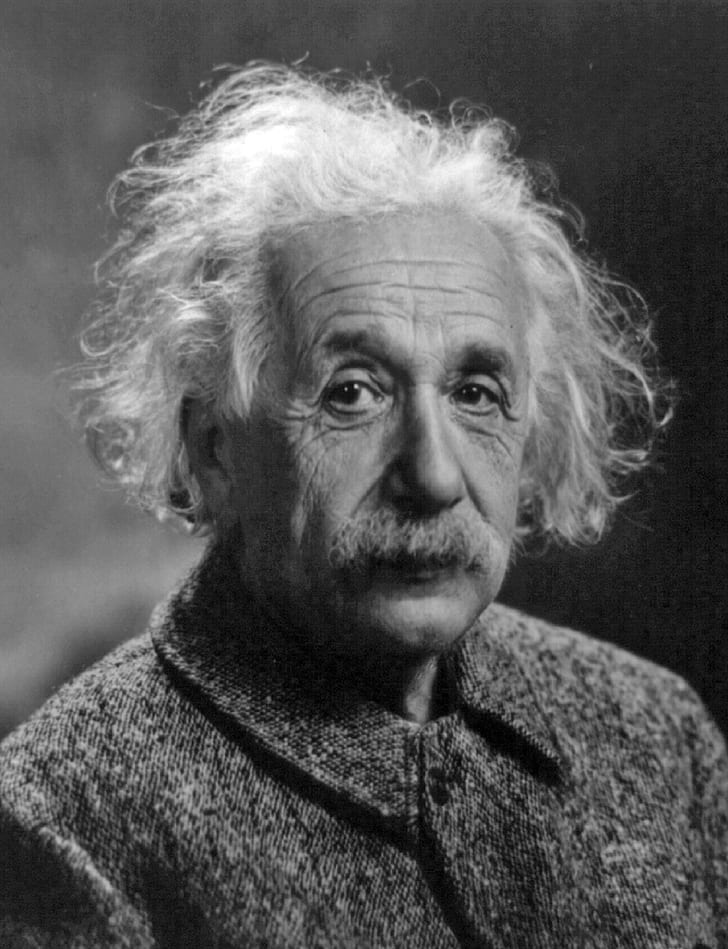
#> input picture 01_Introduction to images/albert-einstein_gray.jpg, 728 x 949 px
$ jupyter execute --allow-errors FundamentalsOfCV.ipynb
#> lines starting #> are read from the running program, lines starting #| are printed output that depends on the picture; after the words box and inside, x2 and y2 are one past the last pixel; in counts of white or black regions, pixels touching at a corner belong together
[cell 1]
import numpy as np
import matplotlib.pyplot as plt

[cell 2]
im = np.arange(256)
im = im[np.newaxis,:]
im = np.repeat(im,100,axis=0)
plt.imshow(im,cmap='gray')

# Processing Grayscale images

[cell 3]
im = plt.imread(r'albert-einstein_gray.jpg')
#> im is the input picture: shape (949, 728); min 0, max 255, mean 89.4

[cell 4]
type(im)

[cell 5]
im.shape
#> Out = (949, 728)

[cell 6]
im.dtype

[cell 7]
plt.imshow(im,cmap='gray')

[cell 8]
im

[cell 9]
im[23,300]
#> Out = 70

#> (a cell that did not finish here is left out)

#> (a cell that did not finish here is left out)

[cell 12]
im2 = im.copy()

[cell 13]
im2[23,100] = 200
#> im2: shape (949, 728); under 0.01% of pixels changed, all inside (x1, y1, x2, y2) = (100, 23, 101, 24)

[cell 14]
im2[23:100,40:100] = 255

[cell 15]
plt.imshow(im2,cmap='gray')

[cell 16]
im2[300:400,40:100] = 0

[cell 17]
plt.imshow(im2,cmap='gray')

[cell 18]
# Quiz Solution
im = plt.imread(r'albert-einstein_gray.jpg')
im3 = im.copy()

im3[330:430,300:400] = 255 #for left eye
im3[330:430,440:540] = 255 #for right eye

plt.imshow(im3, cmap='gray')

[cell 19]
plt.imsave(r'albert-einstein_gray_modified.jpg',im2,cmap='gray')

[cell 20]
# pip install opencv-contrib-python

# Grayscale Images in OpenCV

[cell 21]
import cv2

[cell 22]
img = cv2.imread(r'albert-einstein_gray.jpg',cv2.IMREAD_GRAYSCALE)

[cell 23]
type(img)

[cell 24]
img.dtype

[cell 25]
img.shape
#> Out = (949, 728)

[cell 26]
img[23,100] = 200

[cell 27]
plt.imshow(img,cmap='gray')

[cell 28]
cv2.imshow('Gray',img)
cv2.waitKey(0)
cv2.destroyAllWindows()

[cell 29]
img[500:700,500:600] = 255
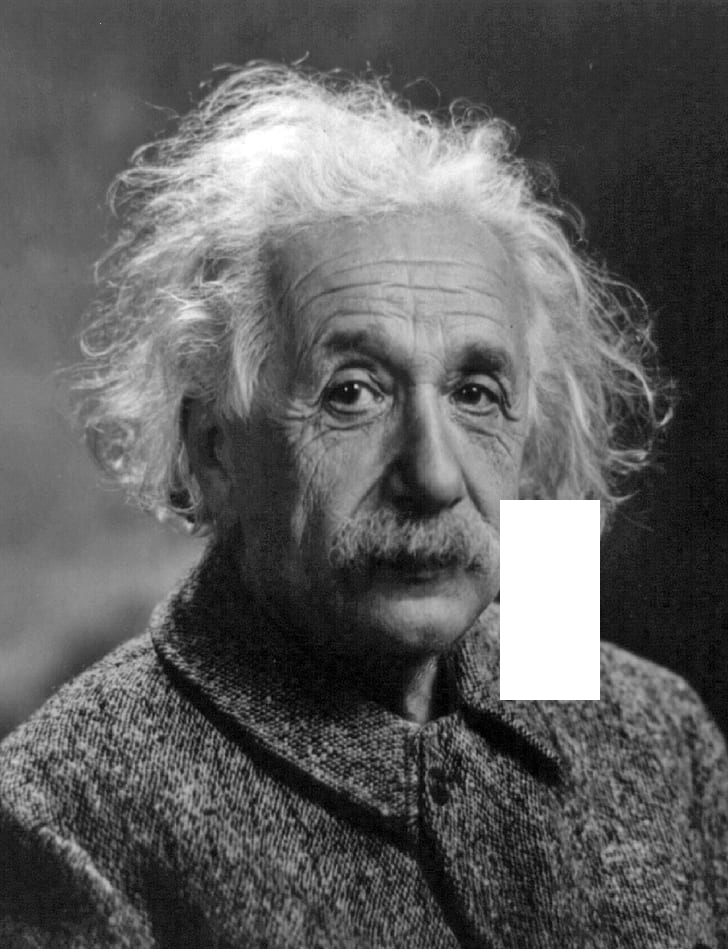
#> img: shape (949, 728); min 0, max 255, mean 94.4

[cell 30]
cv2.imshow('Gray',img)
cv2.waitKey(0)
cv2.destroyAllWindows()

[cell 31]
cv2.imwrite(r'C:\Users\DeLL\Desktop\ML\CV\images\albert-einstein_gray_opencv.jpg',img)
#> Out = True

# RGB Images

[cell 32]
cim = plt.imread(r'tulips.jpg')
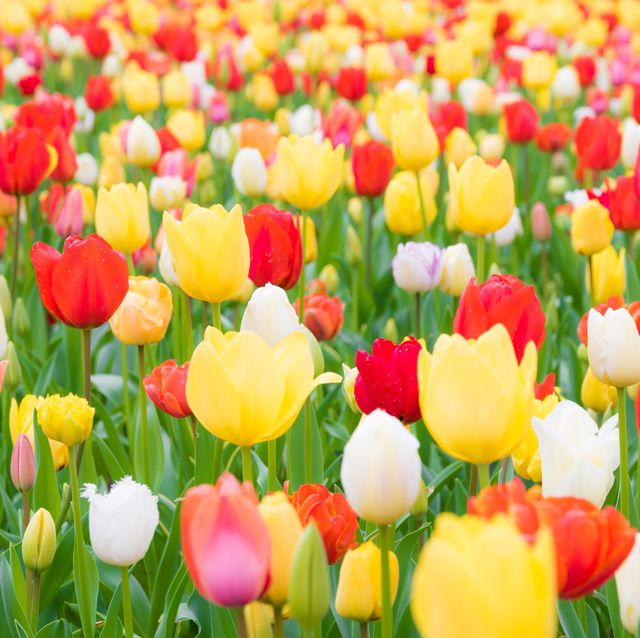
#> input picture 01_Introduction to images/tulips.jpg, 640 x 638 px
#> cim is the input picture: shape (638, 640, 3); mean R, G, B 197.5, 161.1, 87.5

[cell 33]
plt.imshow(cim)

[cell 34]
cim.shape
#> Out = (638, 640, 3)

[cell 35]
type(cim)

[cell 36]
cim.dtype

[cell 37]
# Solution to Quiz 03_06
rgb = np.zeros((100,150,3), dtype='uint8')
rgb[:,0:50,0] = 255 # red
rgb[:,50:100,1] = 255 #green
rgb[:,100:150,2] = 255 #blue

plt.imshow(rgb)
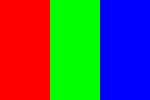
#> shown: shape (100, 150, 3); mean R, G, B 85, 85, 85

[cell 38]
cv2.imshow('RGB',rgb)
cv2.waitKey(0)
cv2.destroyAllWindows()

# OpenCV reads as BGR

[cell 39]
cim = cv2.imread(r'tulips.jpg')
cim = cim[:,:,::-1]
R = cim[:,:,0]
G = cim[:,:,1]
B = cim[:,:,2]

[cell 40]
plt.figure(1)

plt.subplot(231)
plt.imshow(cim)
plt.xticks([])
plt.yticks([])

plt.subplot(232)
plt.imshow(cim)
plt.xticks([])
plt.yticks([])

plt.subplot(233)
plt.imshow(cim)
plt.xticks([])
plt.yticks([])

plt.subplot(234)
plt.imshow(R,cmap='gray')
plt.xticks([])
plt.yticks([])
plt.title('Red')

plt.subplot(235)
plt.imshow(G,cmap='gray')
plt.xticks([])
plt.yticks([])
plt.title('Green')

plt.subplot(236)
plt.imshow(B,cmap='gray')
plt.xticks([])
plt.yticks([])
plt.title('Blue')
plt.show()

[cell 41]
R[100:400,100:400] = 100
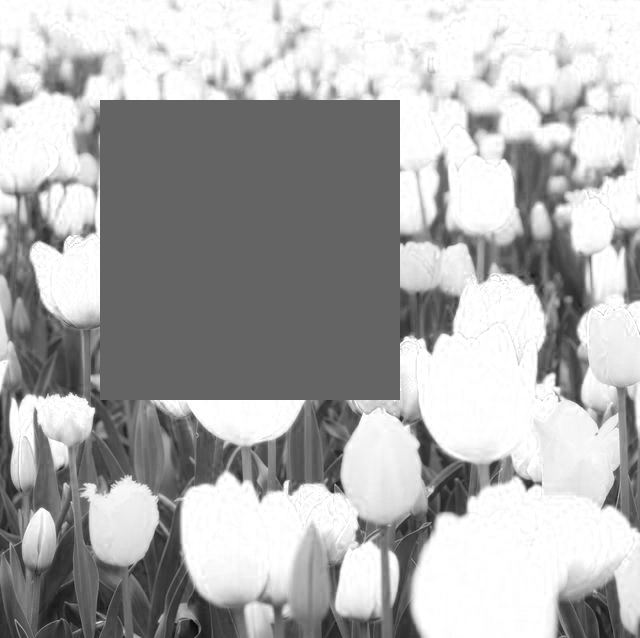
#> R: shape (638, 640); min 6, max 255, mean 174
G[100:400,100:400] = 50
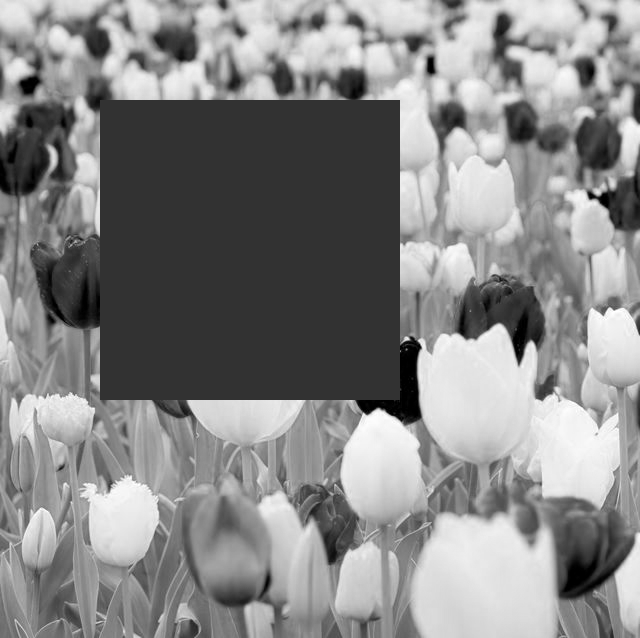
#> G: shape (638, 640); min 0, max 255, mean 135
B[100:400,100:400] = 70
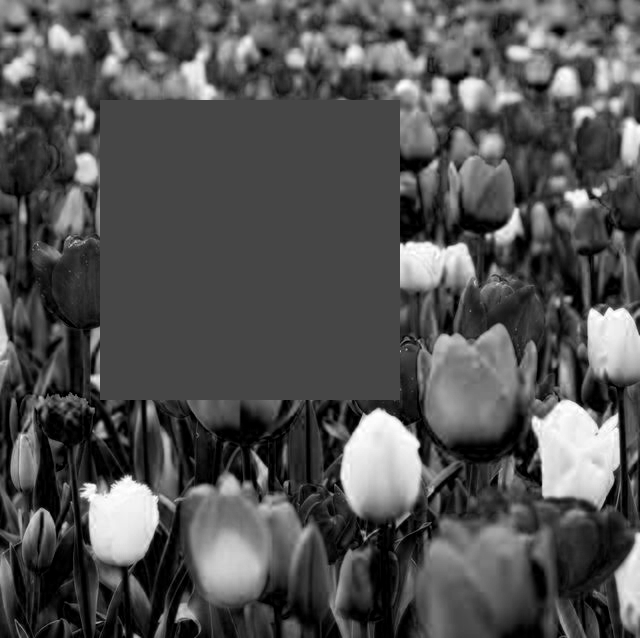
#> B: shape (638, 640); min 0, max 255, mean 82.3
cim[:,:,0] = R
cim[:,:,1] = G
cim[:,:,2] = B

plt.figure(1)

plt.subplot(231)
plt.imshow(cim)
plt.xticks([])
plt.yticks([])

plt.subplot(232)
plt.imshow(cim)
plt.xticks([])
plt.yticks([])

plt.subplot(233)
plt.imshow(cim)
plt.xticks([])
plt.yticks([])

plt.subplot(234)
plt.imshow(R,cmap='gray')
plt.xticks([])
plt.yticks([])
plt.title('Red')

plt.subplot(235)
plt.imshow(G,cmap='gray')
plt.xticks([])
plt.yticks([])
plt.title('Green')

plt.subplot(236)
plt.imshow(B,cmap='gray')
plt.xticks([])
plt.yticks([])
plt.title('Blue')
plt.show()

# RGB to HSV conversion

[cell 42]
def f_rgb_to_hsv(r, g, b,scaleFactor):
    r, g, b = r / 255.0, g / 255.0, b / 255.0
    cmax = max(r, g, b)    # maximum of r, g, b
    cmin = min(r, g, b)    # minimum of r, g, b
    diff = cmax-cmin       # diff of cmax and cmin.
    if cmax == cmin:
        h = 0
    elif cmax == r:
        h = (60 * ((g - b) / diff) + 0) % 360
    elif cmax == g:
        h = (60 * ((b - r) / diff) + 120) % 360
    elif cmax == b:
        h = (60 * ((r - g) / diff) + 240) % 360

    if h < 0:
        h = h + 360
    if cmax == 0:
        s = 0
    else:
        s = (diff / cmax) * scaleFactor
    v = cmax * scaleFactor
    return h, s, v

[cell 43]
print(f_rgb_to_hsv(100,200,50,100))

[cell 44]
im = cv2.imread(r'tulips.jpg')

[cell 45]
HsvIm = cv2.cvtColor(im,cv2.COLOR_BGR2HSV)
#> HsvIm: shape (638, 640, 3); mean H, S, V 40.4, 155.5, 210.1
cv2.cvtColor(im,cv2.COLOR_HSV2BGR)

[cell 46]
type(HsvIm)

[cell 47]
HsvIm.shape
#> Out = (638, 640, 3)

[cell 48]
img = cv2.imread(r'tulips.jpg')

[cell 49]
plt.imshow(img[:,:,::-1])

[cell 50]
hsv = cv2.cvtColor(img,cv2.COLOR_BGR2HSV)

[cell 51]
lr = np.array([0,120,70])
ur = np.array([8,255,255])
mask1 = cv2.inRange(hsv,lr,ur)
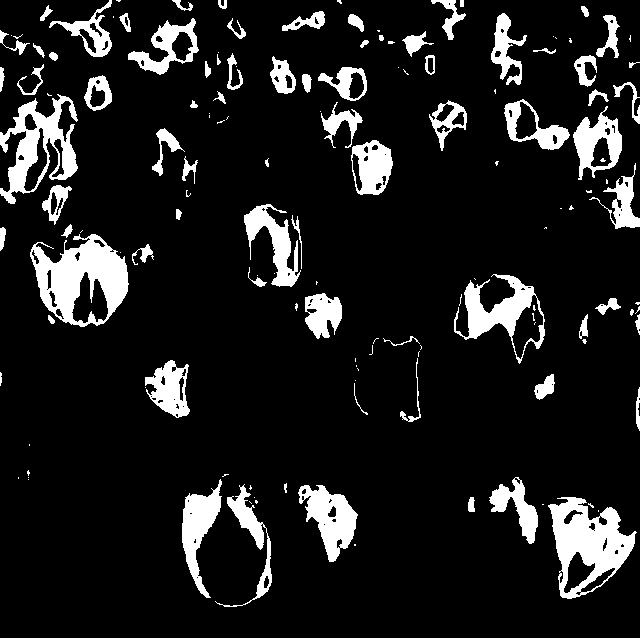
#> mask1: shape (638, 640); 11.4% white; 144 white regions (67 under 20 px), largest, box (x1, y1, x2, y2) and area: (30, 234, 129, 327) 4930, (548, 497, 637, 599) 4518, (0, 94, 78, 204) 3467

[cell 52]
type(mask1)

[cell 53]
mask1.dtype

[cell 54]
mask1.shape
#> Out = (638, 640)

[cell 55]
mask1.max()
#> Out = 255

[cell 56]
mask1.min()
#> Out = 0

[cell 57]
lr = np.array([170,120,70])
ur = np.array([180,255,255])
mask2 = cv2.inRange(hsv,lr,ur)
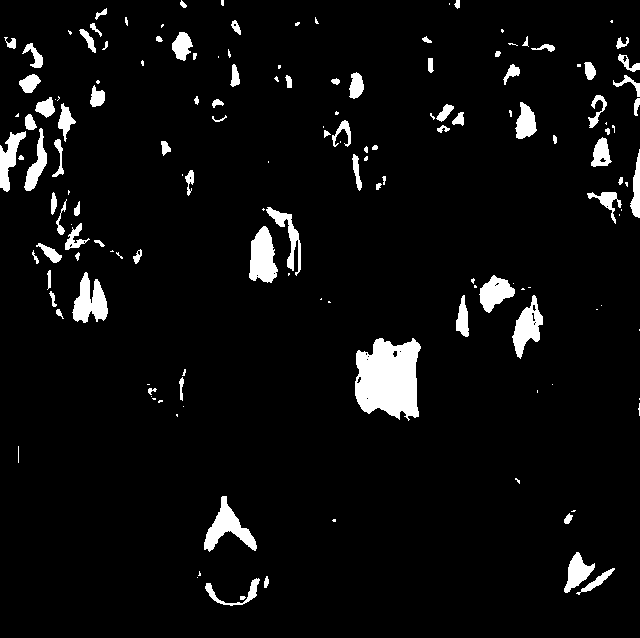
#> mask2: shape (638, 640); 5.3% white; 153 white regions (65 under 20 px), largest, box (x1, y1, x2, y2) and area: (355, 338, 421, 421) 4125, (249, 226, 278, 283) 1145, (204, 496, 257, 552) 1125

[cell 58]
np.unique(mask2)
#> Out = [0, 255]

[cell 59]
np.unique(mask1)
#> Out = [0, 255]

[cell 60]
mask = mask1 | mask2
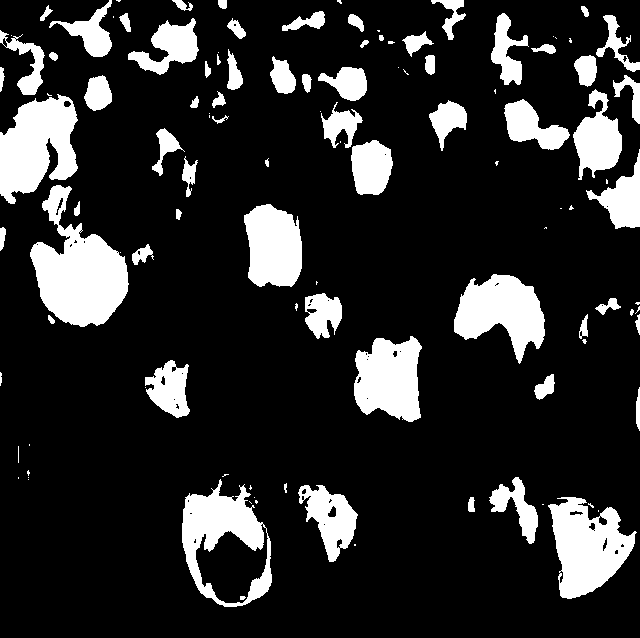
#> mask: shape (638, 640); 16.7% white; 113 white regions (45 under 20 px), largest, box (x1, y1, x2, y2) and area: (30, 185, 129, 327) 7495, (0, 94, 78, 204) 5650, (548, 497, 637, 599) 5423

[cell 61]
np.unique(mask)
#> Out = [0, 255]

[cell 62]
res = cv2.bitwise_and(img,img,mask=mask)

[cell 63]
plt.figure(1)
plt.subplot(121)
plt.imshow(img[:,:,::-1])
plt.subplot(122)
plt.imshow(res[:,:,::-1])
plt.show()

[cell 64]
# solution to quiz
lr = np.array([20,100,100])
ur = np.array([30,255,255])
yellow_mask = cv2.inRange(hsv,lr,ur)
#> yellow_mask: shape (638, 640); 29.1% white; 318 white regions (226 under 20 px), largest, box (x1, y1, x2, y2) and area: (411, 503, 564, 638) 15325, (64, 120, 264, 346) 13655, (417, 328, 564, 499) 13417
res = cv2.bitwise_and(img,img,mask=yellow_mask)

[cell 65]
plt.figure(1)
plt.subplot(121)
plt.imshow(img[:,:,::-1])
plt.subplot(122)
plt.imshow(res[:,:,::-1])
plt.show()
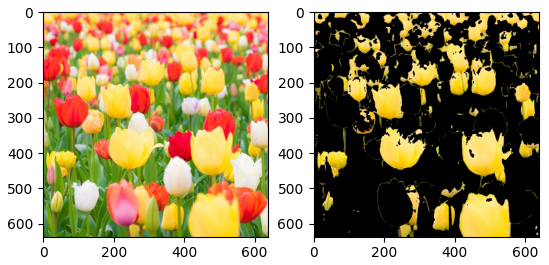
#> figure drawn by matplotlib, 2 panels
